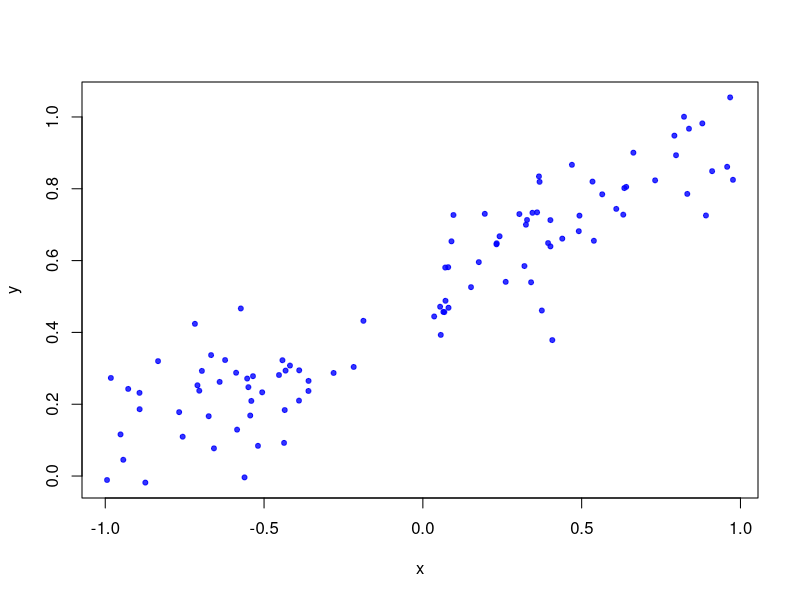
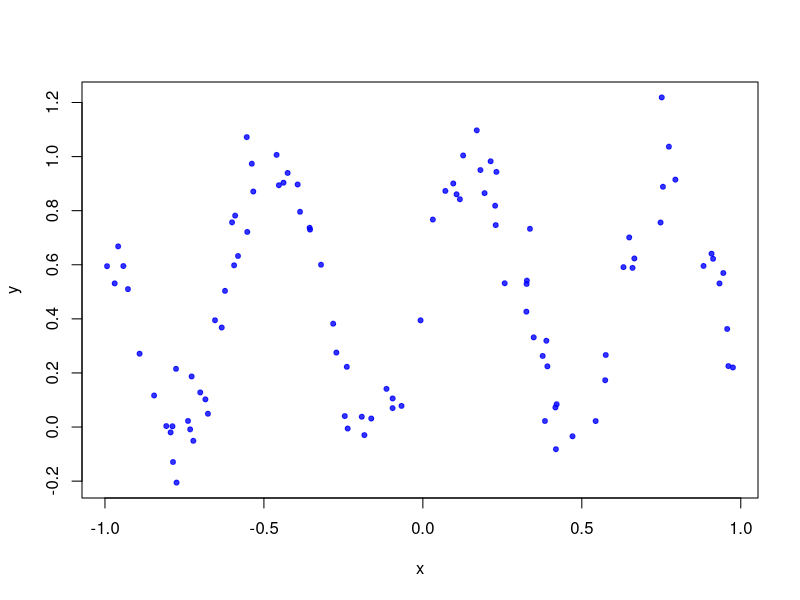
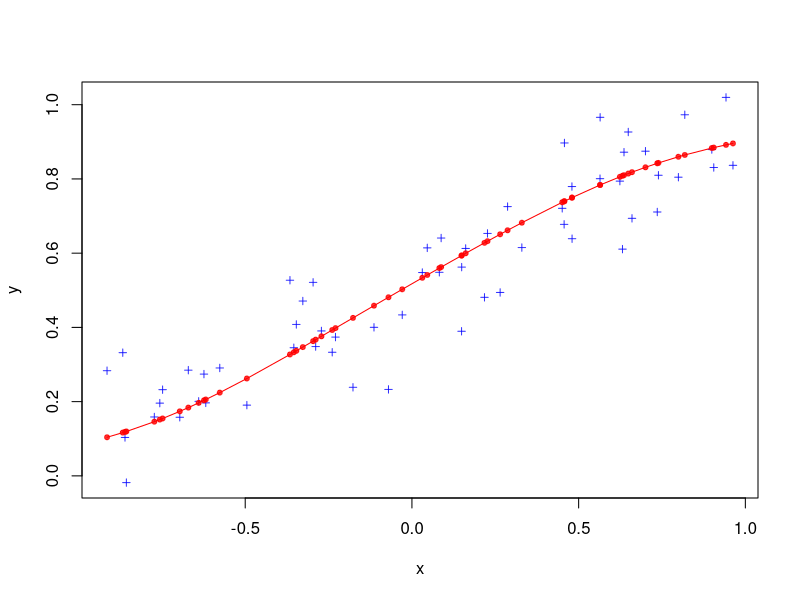
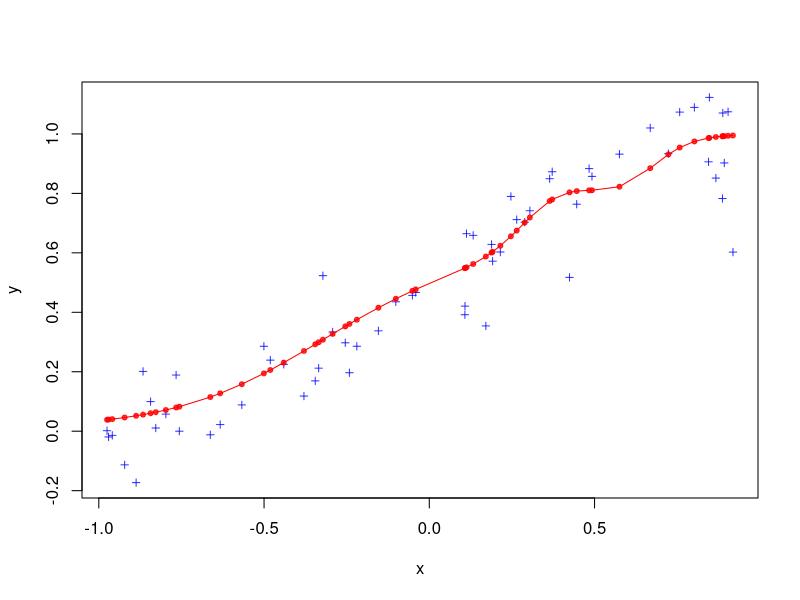
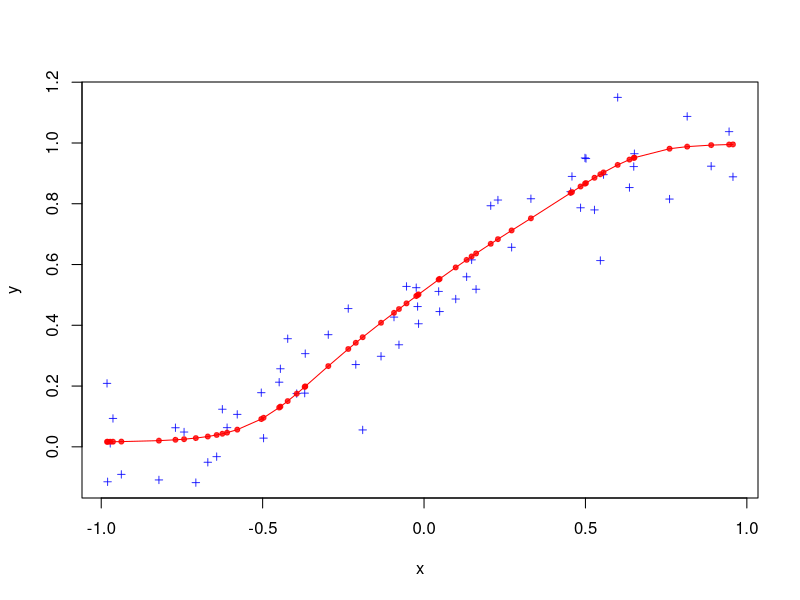
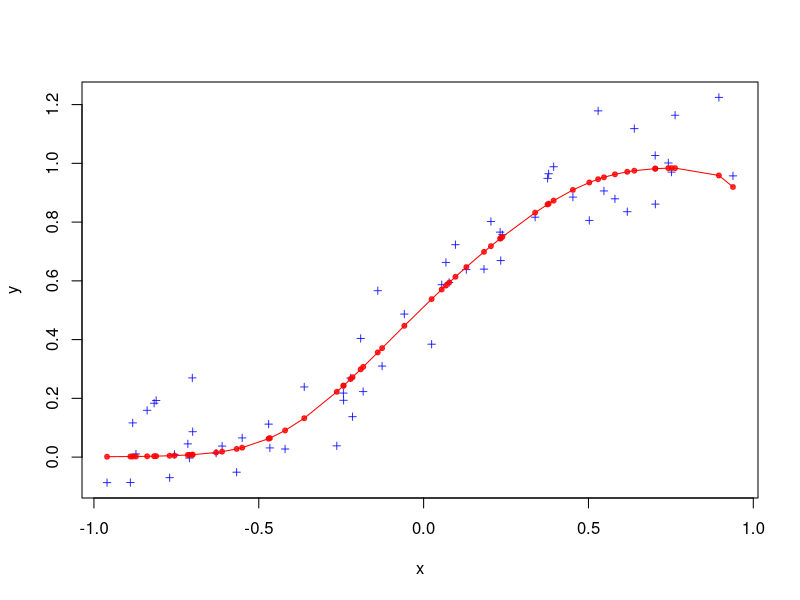
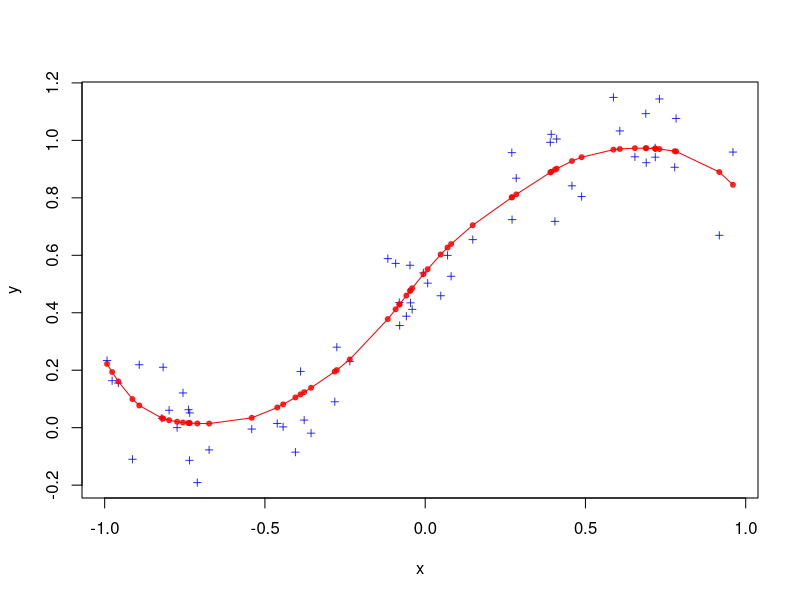
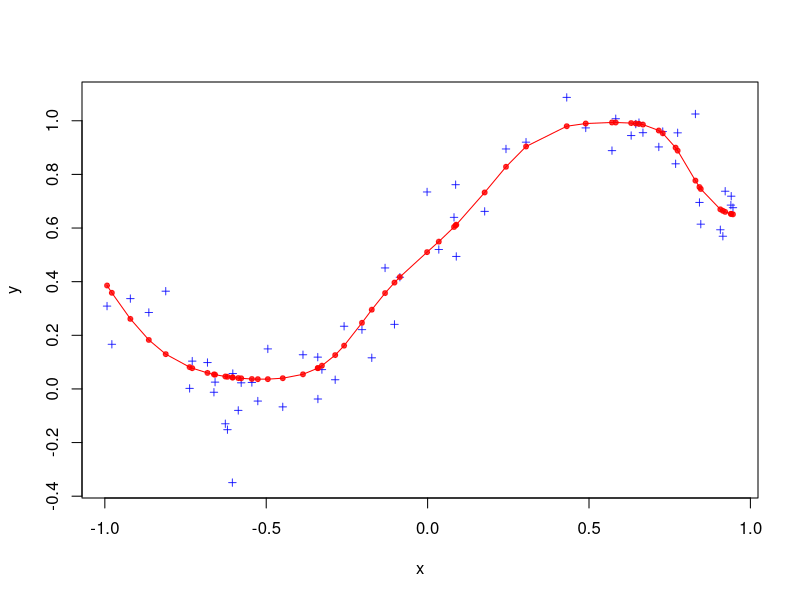

R code for these plots, in order: (Note: this script raises an error after producing the figures.)
## Michal Ramsza
## Proste wykorzystanie pakietu nnet

## Wgranie koniecznych bibliotek
require(nnet)
require(caret)

## Funkcja do tworzenia danych
data.create <- function(range, c=1, n=100, s=1){
	x <- runif(n, min(range), max(range));
	x <- sort(x);
	y <- 0.5 + 0.5*sin(c*x)+rnorm(length(x), 0, s);
	data.frame(x=x, y=y)
}

## Przykladowe zachowanie sie proby danych
data.1 <- data.create(c(-1,1), c=1 ,s=.1)
data.2 <- data.create(c(-1,1), c=10 ,s=.1)

png(file="ex_03_3_fig_1.png")
plot(data.1, pch=20, col=rgb(0,0,1,.8))
dev.off()

png(file="ex_03_3_fig_2.png")
plot(data.2, pch=20, col=rgb(0,0,1,.8))
dev.off()

## Podstawowa petla obliczen

## Wektor wartosci dla parametru
## kontrolujacego zlozonosc danych
k.range <- seq(1, 20, length.out=50)

## Blad na probie testowej

err <- c();
k.step <- 1;

for(k in k.range){

## Tworzenie danych
data <- data.create(c(-1,1), c=k, s=.1, n=200)

## Podzial proby na uczaca i testowa
ind <- sort(createDataPartition(data$y, p=0.7, 
	list=FALSE))
data.train <- data[ind,]
data.test <- data[-ind,]

sd.test <- 0;
n.step <- 1;

while(sd.test<.1 & n.step<10){
	## Estymacja malej sieci neuronowej
	model.nn <- nnet( y ~ x,
    	data = data.train,
    	size = 5,
    	decay = 0.0001,
    	linout = FALSE,
    	skip = FALSE,
    	maxit = 10^4,
    	Hess = TRUE);

	## Tworzenie predykcji na probie testowej
	data.predict.test <- data.frame(x=data.test$x,
		y=predict(model.nn, data.test))
	
	## Sprawdzanie jakosci sieci
	sd.test<- sd(data.predict.test$y)
	
	## Zwiekszanie licznika krokow
	n.step <- n.step +1 
}

## Wizualizacja
png(file=paste("ex_03_3_fig_3_", 
	toString(k.step), ".png", sep=""))
plot(data.test, pch=3, cex=.7,
	col=rgb(0,0,1,.8))
points(data.predict.test,
	pch=20, col=rgb(1,0,0,.8))
lines(data.predict.test,
	col="red")
dev.off()

k.step <- k.step + 1;

## Obliczenie bledu na probie testowej
err <- c(err, 
	sum((data.predict.test$y - data.test$y)^2))
}

## Wizualizacja bledu
png(file="ex_03_3_fig_4.png")
plot(k.range, err,
	pch=20, col="blue")
lines(lowess(data.frame(k.range, err)))
dev.off()

